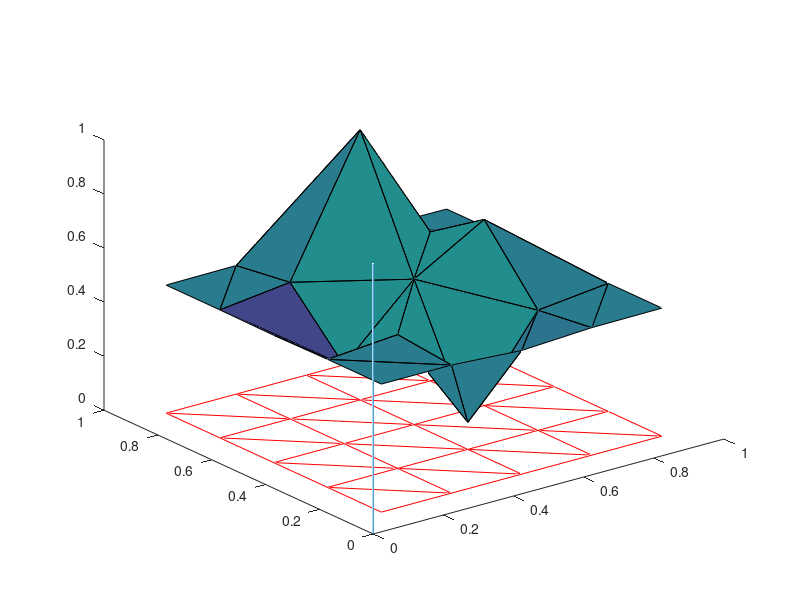
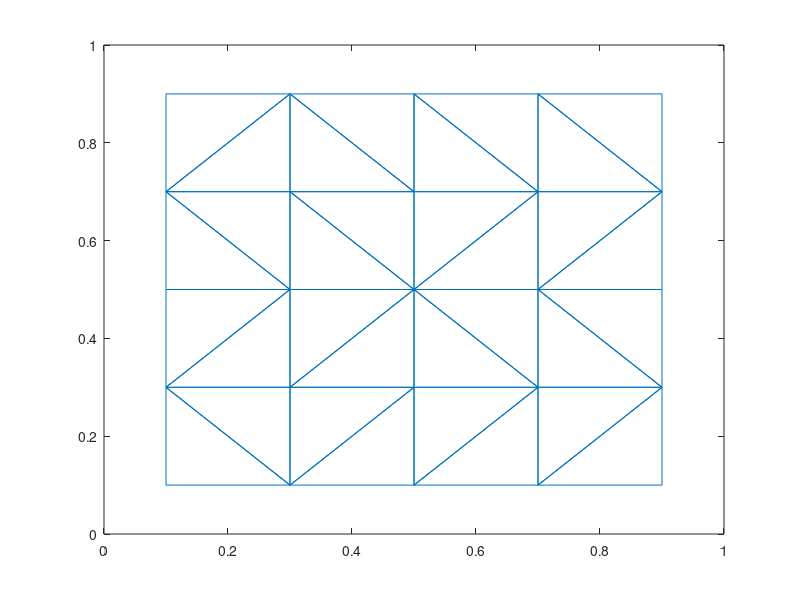

MATLAB code to generate these figures, in order:
[x,y] = meshgrid((1:2:10)/10,(1:2:10)/10);
tri = delaunay(x,y);
z = peaks(5); 
% z = z + 2*rand(5); % oscillation from the Gaussian distributions
zmax=max(max(z)); zmin=min(min(z));
a=.1; b =1;
z = a+(z-zmin)/(zmax-zmin)*(b-a); % transform to [a,b]

% plot the mesh in 3d coordinate system
figure(1)
plot3([0,0],[0,0],[0,1])
hold on
t=[.1, .9]; z0=[0,0];
for v=.1:.2:.9
    plot3(t,[v,v],z0,'r');
    plot3([v,v],t,z0,'r');
end
for v=.3:.2:.9
    plot3([.1,v],[v,.1],z0,'r')
end
for v=.3:.2:.7
    plot3([v,.9],[.9,v],z0,'r')
end

figure(2)
triplot(tri,x,y)
figure(1)
trisurf(tri,x,y,z)
% You may want to adjust the figure to a satisfying position first
% fig2svg("../svg/trisurf_piecewise_affine_linear_function_example.svg")
%%% NOTE %%%
% When exporting to svg, the red mesh will cover (be on the upper layer) 
% part of the surface plot if we first draw the surface then the mesh.

